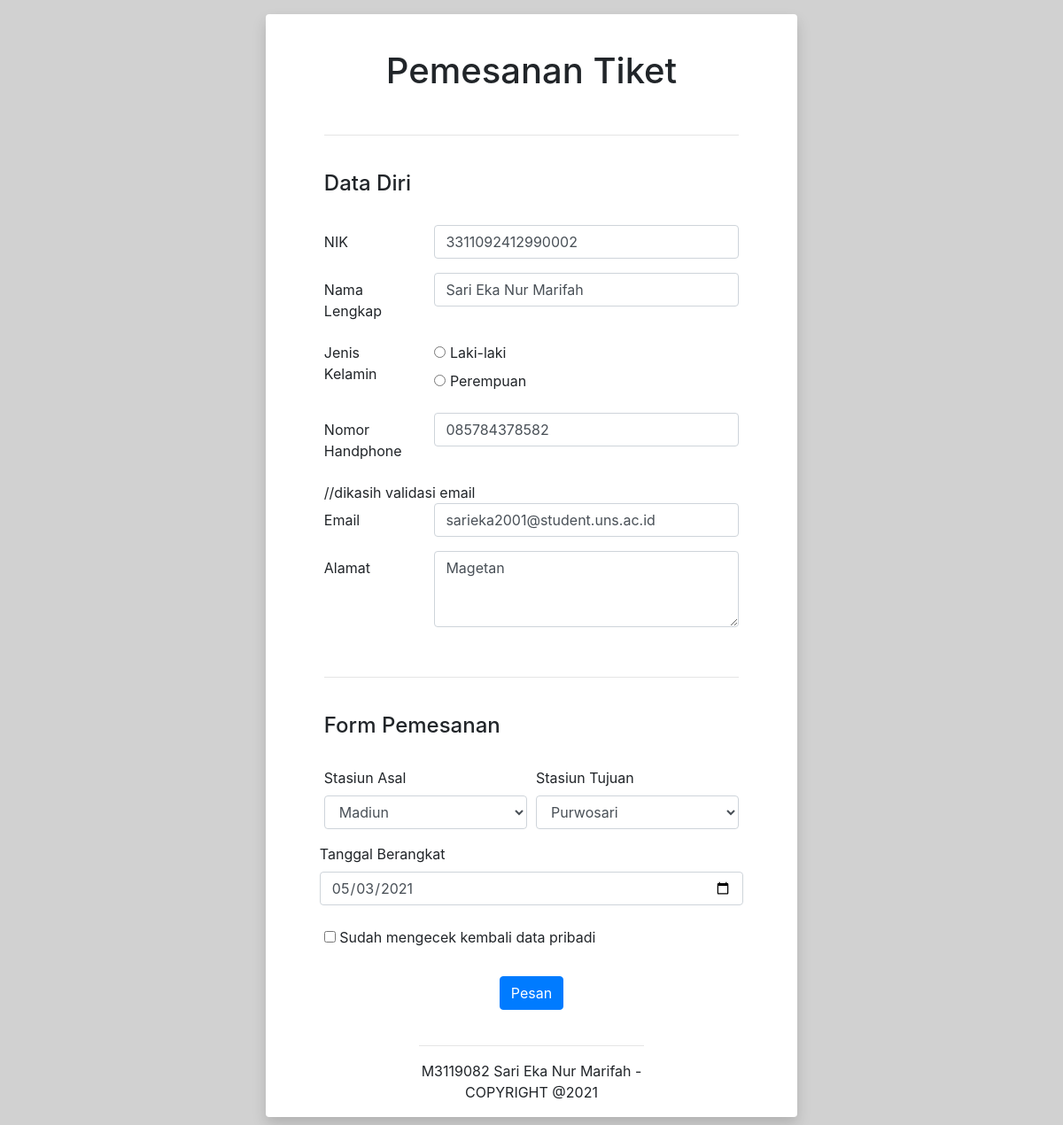
The page /Home/edit/6 on the database its author committed.
### tables this page shows
CREATE TABLE `penumpang` (
  `id` int(11) NOT NULL,
  `nik` bigint(16) NOT NULL,
  `nama` varchar(55) NOT NULL,
  `gender` varchar(55) NOT NULL,
  `no_hp` varchar(13) NOT NULL,
  `email` varchar(55) NOT NULL,
  `alamat` text NOT NULL,
  `st_asal` varchar(55) NOT NULL,
  `st_tujuan` varchar(55) NOT NULL,
  `depart` date NOT NULL
);

### application/controllers/Home.php (called while the page is built, shortened)
<?php
class Home extends CI_Controller
{
    public function __construct()
    {
        $this->load->helper(['form','url','date','email']);
        $this->load->library('form_validation', 'session');
        $this->load->model('Model_Home');
        $this->load->database('');
    }
    public function edit($id)
    {
        $data['penumpang'] = $this->Model_Home->getById($id);
        $this->load->view('Home/edit', $data);
    }
}

### index.php (called while the page is built, shortened)
<?php
require_once BASEPATH.'core/CodeIgniter.php';

### application/models/Model_Home.php (called while the page is built, shortened)
<?php
class Model_Home extends CI_Model
{
    public function getById($id)
    {
        return $this->db->get_where('penumpang', ['id' => $id])->row();
    }
}

### application/views/Home/edit.php (the view, shortened to what this page needs)
<!DOCTYPE html>
<html lang="en">
<head>
	<link rel="stylesheet" href="https://cdn.jsdelivr.net/npm/bootstrap@4.6.0/dist/css/bootstrap.min.css"
>
</head>
<body>
	<div id="container" class="container shadow p-3 mb-4 mt-3 bg-white rounded">
		<div class="row">
			<div class="col-sm-10 offset-sm-1">
				<h1 class="text-center pt-4 ">Pemesanan Tiket</h1>
				<div class="info-form"><br>
					<hr><br>
					<h4>Data Diri</h4><br>
					<?= form_open('Home/pemesanan')?>
					<div class="form-group row">
						<?= form_label('NIK', 'nik', 'class="col-sm-3 col-form-label"') ?>
						<div class="col-sm-9">
							<?= form_input([
                                'type' => 'text',
                                'name' => 'nik',
                                'id' => 'nik',
                                'class' => 'form-control',
                                'value' => $penumpang->nik
                                ]) ?>
						</div>
					</div>
					<div class="form-group row">
						<?= form_label('Nama Lengkap', 'nama', 'class="col-sm-3 col-form-label"') ?>
						<div class="col-sm-9">
							<?= form_input([
                            'type' => 'text',
                            'name' => 'nama',
                            'id' => 'nama',
                            'class' => 'form-control',
                            'value' => $penumpang->nama
                            ]) ?>
						</div>
					</div>
					<fieldset class="form-group row">
						<?= form_label('Jenis Kelamin', 'gender', 'class="col-form-label col-sm-3 pt-0"') ?><br>
						<div class="col-sm-8">
							<label for="Laki-laki">
								<?= form_radio('gender', 'Laki-laki', set_radio('gender', 'Laki-laki'), 'id="Laki-laki" class="form-check-inline" ' .  ($penumpang->gender) == 'Laki-laki' ? "checked" : "")?>
								Laki-laki
							</label><br>
							<label for="Perempuan">
								<?= form_radio('gender', 'Perempuan', set_radio('gender', 'Perempuan'), 'id="Perempuan" class="form-check-inline" ' .  ($penumpang->gender) == 'Perempuan' ? "checked" : ""); ?>
								Perempuan
							</label>
						</div>
					</fieldset>
					<div class="form-group row">
						<?= form_label('Nomor Handphone', 'no_hp', 'class="col-sm-3 col-form-label"') ?>
						<div class="col-sm-9">
							<?= form_input([
                            'type' => 'text',
                            'name' => 'no_hp',
                            'id' => 'no_hp',
                            'class' => 'form-control',
                            'value' => $penumpang->no_hp
                            ]) ?>
						</div>
					</div>
					//dikasih validasi email
					<div class="form-group row">
						<?= form_label('Email', 'email', 'class="col-sm-3 col-form-label"') ?>
						<div class="col-sm-9">
							<?= form_input([
                            'type' => 'text',
                            'name' => 'email',
                            'id' => 'email',
                            'class' => 'form-control',
                            'value' => $penumpang->email
                            ]) ?>
						</div>
					</div>
					<div class="form-group row">
						<?= form_label('Alamat', 'alamat', 'class="col-sm-3 col-form-label"') ?>
						<div class="col-sm-9">
							<?= form_textarea([
                            'name' => 'alamat',
                            'id' => 'alamat',
                            'class' => 'form-control',
                            'rows' => '3',
                            'cols' => '30',
                            'value' => $penumpang->alamat
                        ]) ?>
						</div>
					</div>
					<br>
					<hr><br>
					<h4>Form Pemesanan</h4><br>
					<div class="form-row">
						<div class="form-group col-sm-6">
							<?= form_label('Stasiun Asal', 'st_asal') ?>
							<?= form_dropdown('st_asal', [
                            '' => '',
                            'Madiun' => "Madiun",
                            'Barat' => "Barat",
                            'Ngawi' => "Ngawi",
                            'Sragen' => "Sragen",
                            'Solo Balapan' => "Solo Balapan",
                            'Purwosari' => "Purwosari",
                            'Delanggu' => "Delanggu",
                            'Klaten' => "Klaten",
                            'Yogyakarta' => "Yogyakarta"
                            ], $penumpang->st_asal, 'class="form-control" id="st_tujuan"') ?>
						</div>
						<div class="form-group col-sm-6">
							<?= form_label('Stasiun Tujuan', 'st_tujuan') ?>
							<?= form_dropdown('st_tujuan', [
                            '' => '',
                            'Madiun' => "Madiun",
                            'Barat' => "Barat",
                            'Ngawi' => "Ngawi",
                            'Sragen' => "Sragen",
                            'Solo Balapan' => "Solo Balapan",
                            'Purwosari' => "Purwosari",
                            'Delanggu' => "Delanggu",
                            'Klaten' => "Klaten",
                            'Yogyakarta' => "Yogyakarta"
                            ], $penumpang->st_tujuan, 'class="form-control" id="st_tujuan"') ?>
						</div>
					</div>
					<div class="form-row">
						<?= form_label('Tanggal Berangkat', 'depart') ?>
						<?= form_input([
                                    'type' => 'date',
                                    'name' => 'depart',
                                    'id' => 'depart',
                                    'class' => 'form-control',
                                    'value' => $penumpang->depart
                                    ]) ?>
					</div>
					<br>
					<?= form_checkbox('agree', 'agree', false, 'id="agree"'); ?>
					<?= form_label('Sudah mengecek kembali data pribadi', 'agree') ?>
					<br><br>
					<div class="text-center">
						<?= form_submit('submitbutton', 'Pesan', 'class="btn btn-primary"') ?>
					</div>
					<?= form_close() ?>
				</div>
				<br>
			</div>
		</div>
		<footer class="footer">
			<div class="container" style="text-align:center;">
				<hr />
				<span>M3119082 Sari Eka Nur Marifah - COPYRIGHT @<?php echo date('Y'); ?></span>
			</div>
		</footer>
	</div>
</body>
</html>

### application/views/Home/edit.php (style rules this page uses)
.container { width: 50%; }
body { background-color: #d1d1d1; }

### rows shown on the page
penumpang: nik "3311092412990002", nama "Sari Eka Nur Marifah", no_hp "085784378582", email "sarieka2001@student.uns.ac.id", alamat "Magetan", st_asal "Madiun", st_tujuan "Purwosari", depart "05/03/2021"

### other values the page prints
form_label('NIK', 'nik', 'class="col-sm-3 col-form-label"') "NIK"
form_label('Nama Lengkap', 'nama', 'class="col-sm-3 col-form-label"') "Nama Lengkap"
form_label('Email', 'email', 'class="col-sm-3 col-form-label"') "Email"
form_label('Alamat', 'alamat', 'class="col-sm-3 col-form-label"') "Alamat"
form_label('Stasiun Asal', 'st_asal') "Stasiun Asal"
form_label('Stasiun Tujuan', 'st_tujuan') "Stasiun Tujuan"
form_label('Tanggal Berangkat', 'depart') "Tanggal Berangkat"
form_label('Sudah mengecek kembali data pribadi', 'agree') "Sudah mengecek kembali data pribadi"
